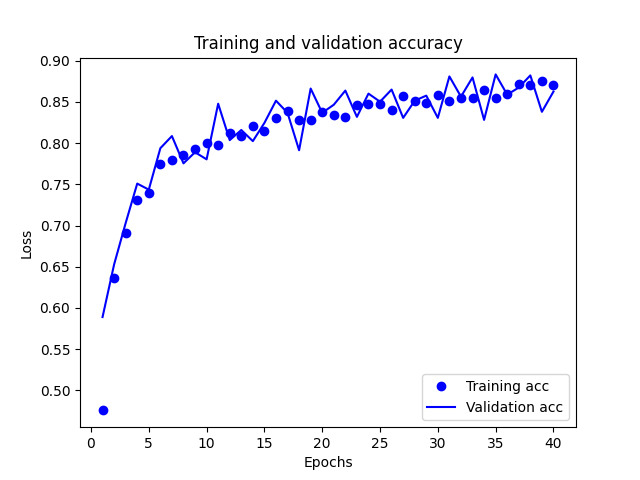
#> input picture Resources/charts/Bcw_brig2_training_and_validation_accuracy_c2.png, 640 x 480 px
$ python -i contrastLinear.py   (imports and definitions only)
#> lines starting #> are read from the running program, lines starting #| are printed output that depends on the picture
import numpy
import os
import cv2

from PIL import Image

def normalizeRed(intensity):
    iI = intensity
    minI = 60
    maxI = 215
    minO = 0
    maxO = 255
    iO = (iI - minI) * (((maxO - minO) / (maxI - minI)) + minO)
    return iO


def normalizeGreen(intensity):
    iI = intensity
    minI = 50
    maxI = 215
    minO = 0
    maxO = 255
    iO = (iI - minI) * (((maxO - minO) / (maxI - minI)) + minO)
    return iO


def normalizeBlue(intensity):
    iI = intensity
    minI = 50
    maxI = 215
    minO = 0
    maxO = 255
    iO = (iI - minI) * (((maxO - minO) / (maxI - minI)) + minO)
    return iO

def increaseContrast (image):
    pil_im = Image.fromarray(image)
    multiBands = pil_im.split()

    normalizedRedBand = multiBands[2].point(normalizeRed)
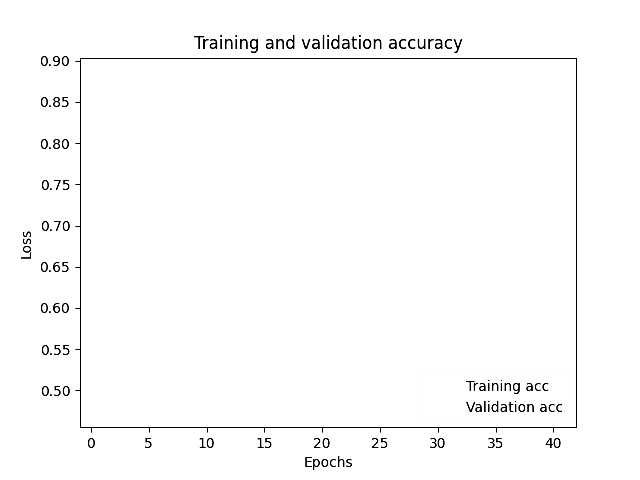
#> normalizedRedBand: PIL image 640x480 L; min 0, max 255, mean 250.9
    normalizedGreenBand = multiBands[1].point(normalizeGreen)
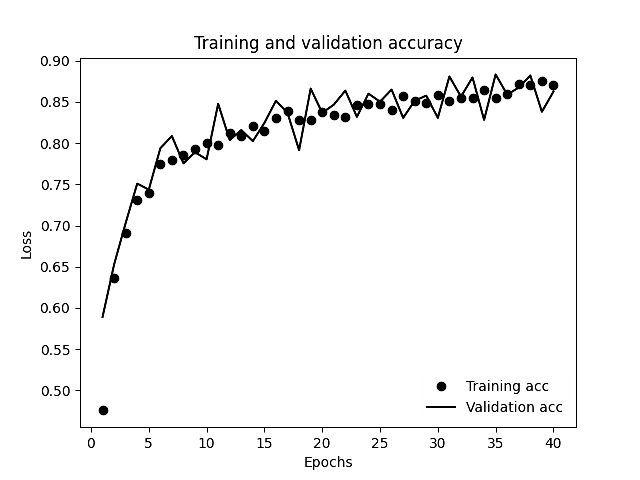
#> normalizedGreenBand: PIL image 640x480 L; min 0, max 255, mean 246.8
    normalizedBlueBand = multiBands[0].point(normalizeBlue)

    new_pil_im = Image.merge("RGB", (normalizedRedBand, normalizedGreenBand, normalizedBlueBand))
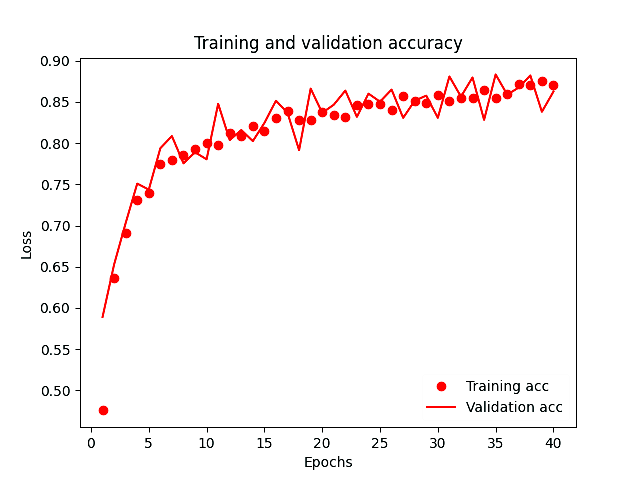
#> new_pil_im: PIL image 640x480 RGB; mean R, G, B 250.9, 246.8, 246.8
    im2 = cv2.cvtColor(numpy.array(new_pil_im), cv2.COLOR_RGB2BGR)

    return im2

# [11 lines not run here, left out]

>>> import cv2
>>> picture = cv2.cvtColor(cv2.imread('Resources/charts/Bcw_brig2_training_and_validation_accuracy_c2.png'), cv2.COLOR_BGR2RGB)
>>> result = increaseContrast(picture)

$ run again, on Resources/charts/Bcw_brig2_training_and_validation_loss_c2.png
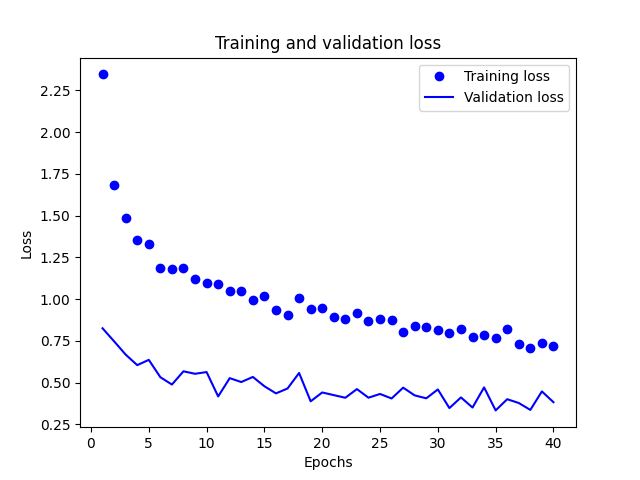
#> input picture Resources/charts/Bcw_brig2_training_and_validation_loss_c2.png, 640 x 480 px
#> in increaseContrast, `normalizedGreenBand = multiBands[1].point(normalizeGreen)`:
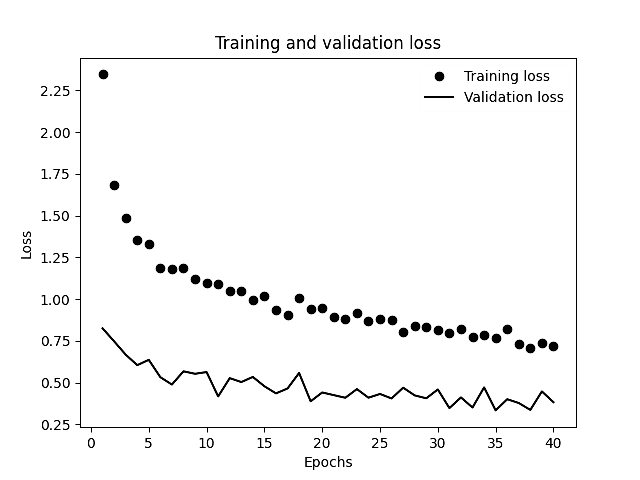
#> normalizedGreenBand: PIL image 640x480 L; min 0, max 255, mean 247.5
#> in increaseContrast, `new_pil_im = Image.merge("RGB", (normalizedRedBand, normalizedGreenBan..`:
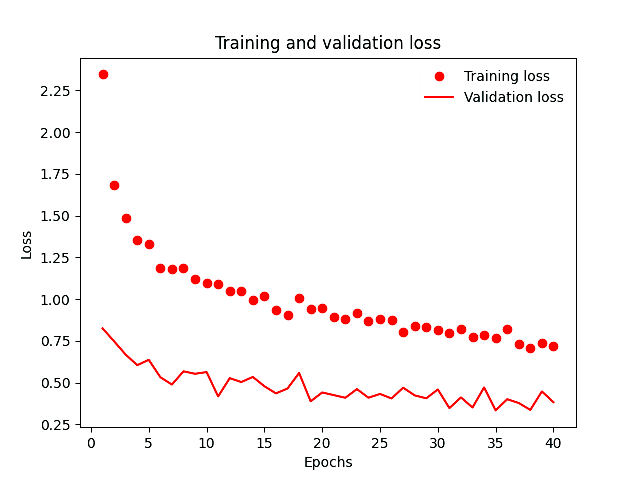
#> new_pil_im: PIL image 640x480 RGB; mean R, G, B 251.1, 247.5, 247.5

$ run again, on Resources/charts/Bcw_training_and_validation_accuracy_c2.png
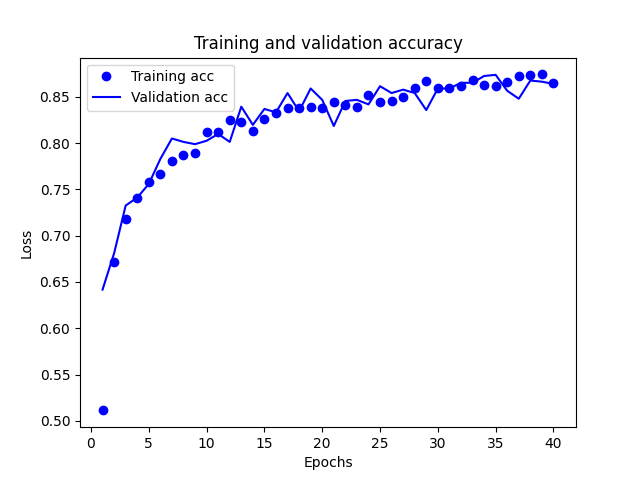
#> input picture Resources/charts/Bcw_training_and_validation_accuracy_c2.png, 640 x 480 px
#> in increaseContrast, `normalizedRedBand = multiBands[2].point(normalizeRed)`:
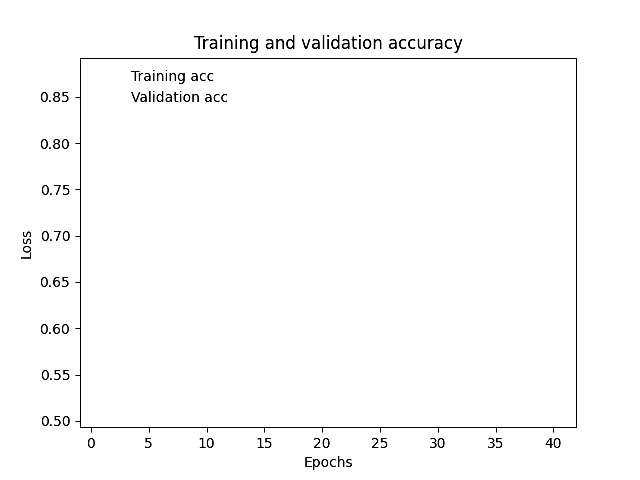
#> normalizedRedBand: PIL image 640x480 L; min 0, max 255, mean 251

$ run again, on Resources/charts/Bcw_training_and_validation_loss_c2.png
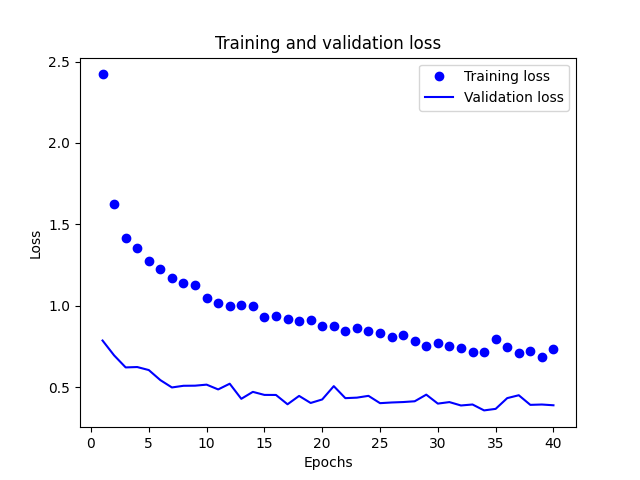
#> input picture Resources/charts/Bcw_training_and_validation_loss_c2.png, 640 x 480 px
#> in increaseContrast, `normalizedRedBand = multiBands[2].point(normalizeRed)`:
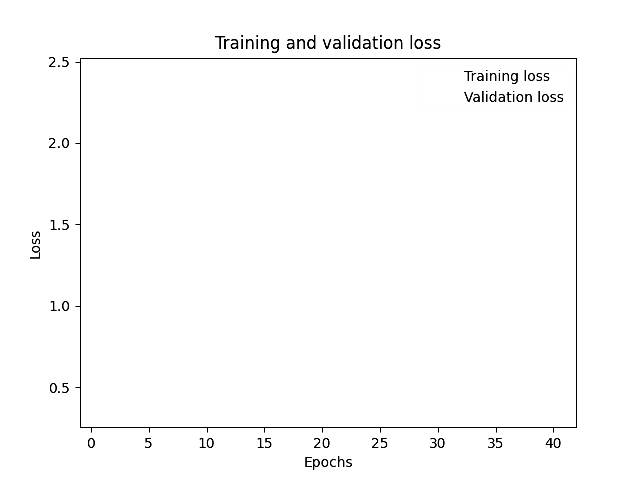
#> normalizedRedBand: PIL image 640x480 L; min 0, max 255, mean 251.5
